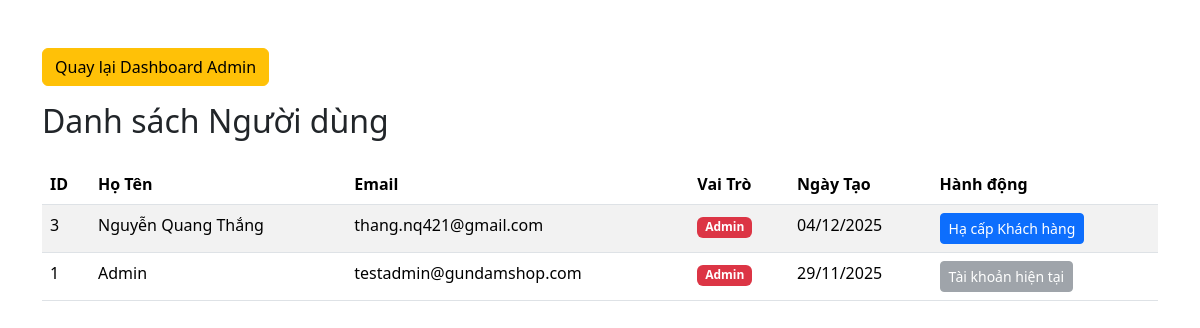
Page /admin/users/list.php (signed in) on the committed database.
### tables this page shows
CREATE TABLE IF NOT EXISTS `nguoidung` (
  `MaNguoiDung` int NOT NULL AUTO_INCREMENT,
  `HoTen` varchar(100) NOT NULL,
  `Email` varchar(100) NOT NULL,
  `MatKhauHash` varchar(255) NOT NULL,
  `VaiTro` varchar(20) NOT NULL DEFAULT 'customer',
  `LanDangNhapCuoi` datetime DEFAULT NULL,
  `NgayTao` datetime NOT NULL DEFAULT CURRENT_TIMESTAMP,
  PRIMARY KEY (`MaNguoiDung`),
  UNIQUE KEY `Email` (`Email`)
);

### models/UserModel.php (called while the page is built, shortened)
<?php
class UserModel
{
    private $pdo;
    public function __construct(PDO $pdo)
    {
        $this->pdo = $pdo;
    }
    public function getAllUsers()
    {
        $sql = "SELECT MaNguoiDung, HoTen, Email, VaiTro, NgayTao
                FROM NguoiDung
                ORDER BY NgayTao DESC";
        $stmt = $this->pdo->query($sql);
        return $stmt->fetchAll();
    }
}

### admin/users/list.php (the view, shortened to what this page needs)
<?php
$rootPath = __DIR__ . '/../..';
require_once $rootPath . '/core/database.php';
require_once $rootPath . '/models/UserModel.php';
$userModel = new UserModel($pdo);
$users = $userModel->getAllUsers();
?>
<!DOCTYPE html>
<html lang="vi">
<head>
    <link href="https://cdn.jsdelivr.net/npm/bootstrap@5.3.3/dist/css/bootstrap.min.css" rel="stylesheet">
</head>
<body>
    <div class="container mt-5">
        <a href="../index.php" class="btn btn-warning mb-3">
            <i class="fas fa-arrow-left"></i> Quay lại Dashboard Admin
        </a>
        <h2>Danh sách Người dùng</h2>
        <table class="table table-striped table-hover mt-4">
            <thead>
                <tr>
                    <th>ID</th>
                    <th>Họ Tên</th>
                    <th>Email</th>
                    <th>Vai Trò</th>
                    <th>Ngày Tạo</th>
                    <th>Hành động</th>
                </tr>
            </thead>
            <tbody>
                <?php if (empty($users)): ?>
                    <tr>
                        <td colspan="6" class="text-center">Chưa có người dùng nào.</td>
                    </tr>
                <?php else: ?>
                    <?php foreach ($users as $user):
                        $isCurrentAdmin = $user['MaNguoiDung'] == ($_SESSION['user_id'] ?? 4);
                    ?>
                        <tr>
                            <td><?php echo $user['MaNguoiDung']; ?></td>
                            <td><?php echo htmlspecialchars($user['HoTen']); ?></td>
                            <td><?php echo htmlspecialchars($user['Email']); ?></td>
                            <td>
                                <span class="badge
                                    <?php echo $user['VaiTro'] === 'admin' ? 'bg-danger' : 'bg-primary'; ?>">
                                    <?php echo htmlspecialchars(ucfirst($user['VaiTro'])); ?>
                                </span>
                            </td>
                            <td><?php echo date('d/m/Y', strtotime($user['NgayTao'])); ?></td>
                            <td>
                                <?php if (!$isCurrentAdmin): ?>
                                    <?php if ($user['VaiTro'] === 'customer'): ?>
                                        <a href="?action=change_role&id=<?php echo $user['MaNguoiDung']; ?>&role=admin"
                                            class="btn btn-sm btn-danger"
                                            onclick="return confirm('Bạn có chắc chắn muốn thăng cấp người dùng này lên Admin?');">
                                            Thăng cấp Admin
                                        </a>
                                    <?php else: ?>
                                        <a href="?action=change_role&id=<?php echo $user['MaNguoiDung']; ?>&role=customer"
                                            class="btn btn-sm btn-primary"
                                            onclick="return confirm('Bạn có chắc chắn muốn hạ cấp Admin này xuống Khách hàng?');">
                                            Hạ cấp Khách hàng
                                        </a>
                                    <?php endif; ?>
                                <?php else: ?>
                                    <button class="btn btn-sm btn-secondary" disabled>Tài khoản hiện tại</button>
                                <?php endif; ?>
                            </td>
                        </tr>
                    <?php endforeach; ?>
                <?php endif; ?>
            </tbody>
        </table>
    </div>
</body>
</html>

### rows in the picture
nguoidung: MaNguoiDung "3", HoTen "Nguyễn Quang Thắng", Email "thang.nq421@gmail.com", VaiTro "Admin", NgayTao "04/12/2025"
nguoidung: MaNguoiDung "1", HoTen "Admin", Email "testadmin@gundamshop.com", VaiTro "Admin", NgayTao "29/11/2025", shows "Tài khoản hiện tại"
